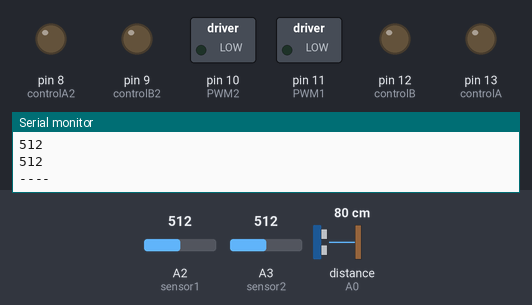
Recording of a sketch running on a simulated Arduino Uno, built with avr-gcc and run on an emulated ATmega328P. On the bench: switched loads named in the sketch (green lamp = pin HIGH), output pins drawn as LEDs (lit = HIGH), the last lines printed to the serial monitor. Wiring (inferred from the names in the program): ultrasonic range finder: trigger A1; echo A0. The inputs (shaded band) are chosen by the test bench; at power-on: A2 (sensor1) = 512, A3 (sensor2) = 512, distance to the obstacle (sensor on A0) 80 cm. The echo pulse lasts 58.3 µs per cm; pins used as bus, display or sensor lines are not drawn.

Above: at 0.15 s.
At 0.7 s:
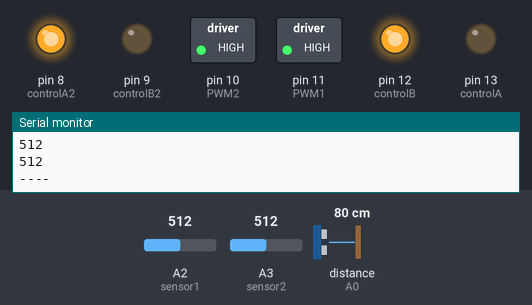
At 2.06 s:
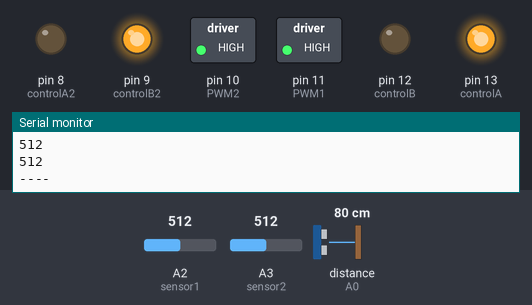
Timing chart, 0 to 3.0 s (numbered marks = the images above):
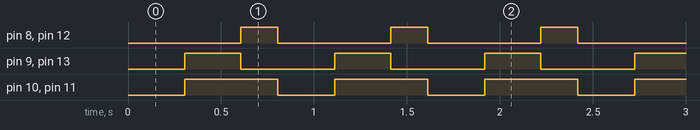

The sketch:

codigo_final_sumo.ino
```cpp
//TRACCION DELANTERA
byte sensor1 = A2 ;
//MOTOR 1 DERECHA
byte controlA = 13 ;
byte controlB = 12 ;
byte PWM1 = 11 ;

//MOTOR 2 IZQUIERDA
byte controlA2 = 8 ;
byte controlB2 = 9 ;
byte PWM2 = 10 ;

//TRACCION TRASERA
byte sensor2 =  A3;

//VARIABLES
const int pwm_motores = 255 ;

//Sensor Ultrasonido
#define trig A1
#define echo A0
float duracion, distancia;
int blancomin, blancomax;
int negromin, negromax;
int blancomin2, blancomax2;
int negromin2, negromax2;

void setup() {
  Serial.begin(9600);
  pinMode(trig, OUTPUT);
  pinMode(echo, INPUT);

  pinMode(sensor1, INPUT);
  pinMode(sensor2, INPUT);

  pinMode(controlA, OUTPUT);
  pinMode(controlB, OUTPUT);
  pinMode(PWM1, OUTPUT);

  pinMode(controlA2, OUTPUT);
  pinMode(controlB2, OUTPUT);
  pinMode(PWM2, OUTPUT);

  negromin = 0;
  negromax = 150;
  blancomin = 200;
  blancomax = 300;
  negromin2 = 0;
  negromax2 = 150;
  blancomin2 = 200;
  blancomax2 = 300;
}

void loop() {
  int n1 = analogRead(sensor1); // Leer valor del sensor
  int n2 = analogRead(sensor2); // Leer valor del sensor
  Serial.println("----");
  Serial.println(n1);
  Serial.println(n2);
  Serial.println("----");

  digitalWrite(trig, HIGH);
  delayMicroseconds(1);
  digitalWrite(trig, LOW);
  duracion = pulseIn(echo, HIGH);
  distancia = duracion / 58.2;

  //sensor adelante
  if (distancia <= 20 && n1 >= negromin && n1 <= negromax && n2 >= negromin2 && n2 <= negromax2) {
    adelante();
    delay(100);
  } else if (n1 >= blancomin && n1 <= blancomax && n2 >= blancomin2 && n2 <= blancomax2) {
    reversa();
    delay(100);
  } else {

    delay(300);
    izquierda();
    delay(300);
    derecha();
    delay(200);
    parar();
  }
}

void adelante() {
  digitalWrite(PWM1, pwm_motores);
  digitalWrite(controlA, HIGH);
  digitalWrite(controlB, LOW);

  digitalWrite(PWM2, pwm_motores);
  digitalWrite(controlA2, HIGH);
  digitalWrite(controlB2, LOW);
}

void reversa() {
  analogWrite(PWM1, pwm_motores);
  digitalWrite(controlA, LOW);
  digitalWrite(controlB, HIGH);

  analogWrite(PWM2, pwm_motores);
  digitalWrite(controlA2, LOW);
  digitalWrite(controlB2, HIGH);
}
void izquierda () {

    analogWrite( PWM1 , pwm_motores ) ;
    digitalWrite( controlA , HIGH ) ;
    digitalWrite( controlB , LOW ) ;

    analogWrite( PWM2 , pwm_motores ) ;
    digitalWrite( controlA2 , LOW ) ;
    digitalWrite( controlB2 , HIGH ) ;
}
void derecha () {

    analogWrite( PWM1 , pwm_motores ) ;
    digitalWrite( controlA , LOW ) ;
    digitalWrite( controlB , HIGH ) ;

    analogWrite( PWM2 , pwm_motores ) ;
    digitalWrite( controlA2 , HIGH ) ;
    digitalWrite( controlB2 , LOW ) ;
}

void parar () {

    digitalWrite( PWM1 ,0 ) ;
    digitalWrite( controlA , LOW ) ;
    digitalWrite( controlB , LOW ) ;

    digitalWrite( PWM2 , 0 ) ;
    digitalWrite( controlA2 , LOW ) ;
    digitalWrite( controlB2 , LOW ) ;
}
```

Measured:
- by itself, pin 8 (controlA2), pin 12 (controlB): alternates HIGH for 0.20 s and LOW for 0.61 s
- by itself, pin 9 (controlB2), pin 13 (controlA): alternates HIGH for 0.30 s and LOW for 0.51 s
- by itself, pin 10 (PWM2), pin 11 (PWM1): alternates HIGH for 0.50 s and LOW for 0.31 s
